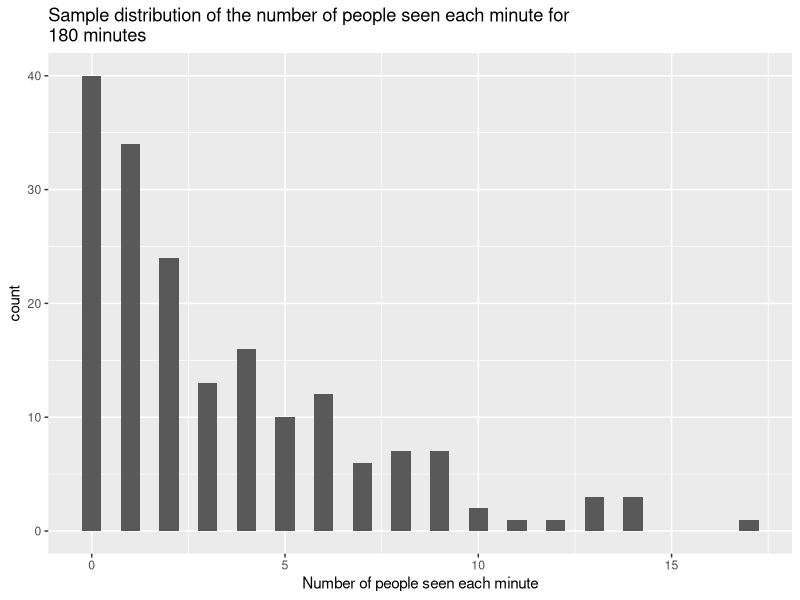
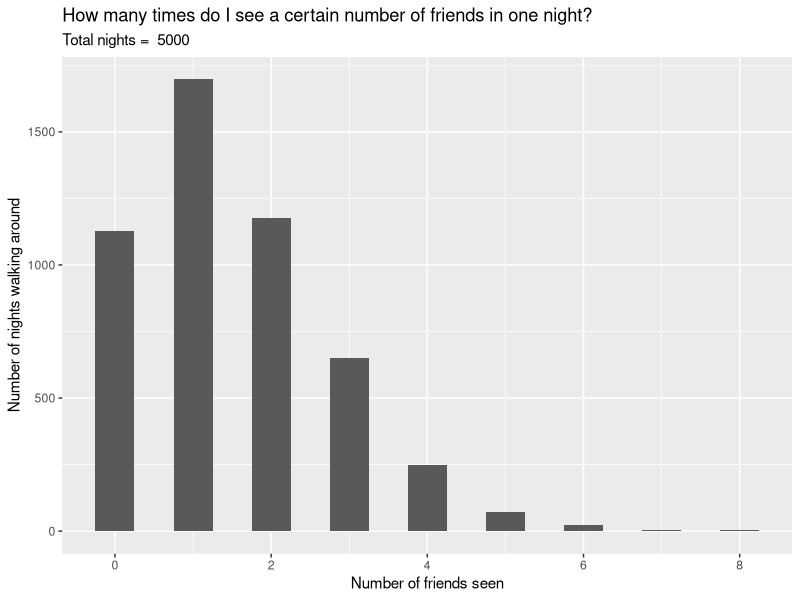

These charts were generated, in order, by the following R code:
## ---- chunk 1
library(tidyverse)
## ---- chunk 2
#sample plot of the distributions of the number of people I would see each minute over 3 hours
set.seed(14)
exprate <- 0.25
random_exponent <- data.frame(n = map_dbl(1:180, function(x){
    floor(rexp(1, exprate))}))
ggplot(random_exponent, aes(x = n))+
  geom_histogram(binwidth = 0.5)+
  labs(
    x = "Number of people seen each minute",
    title = "Sample distribution of the number of people seen each minute for \n180 minutes"
  )
## ---- chunk 3
#pass random people walking around the 5Cs
start_walking_for <- function(number_of_minutes, how_close){
  people_passed <- map_dbl(1:number_of_minutes, function(x){
    floor(rexp(1, exprate))}) #vector of the number of people I pass every minute
  list_of_people <- map(people_passed, function(x){round(runif(x, min = 1, max = 6000))})
  vector_of_people <- unlist(list_of_people) #Time steps do not matter, so it doesn't matter if I see someone in minute 1 or minute 156.
  sum(vector_of_people <= how_close) #How many times do I see someone who is my close friend?
}
## ---- chunk 4
walking_time <- 180
friends <- 15
nights <- 5000  

simulation <- data.frame(friends_seen = map_dbl(1:nights, ~start_walking_for(walking_time, friends)))

ggplot(simulation) +
  geom_histogram(aes(x = friends_seen), binwidth = 0.5) +
  labs(
    title = "How many times do I see a certain number of friends in one night?",
    subtitle = paste("Total nights = ", nights),
    x = "Number of friends seen",
    y = "Number of nights walking around"
  )
  
